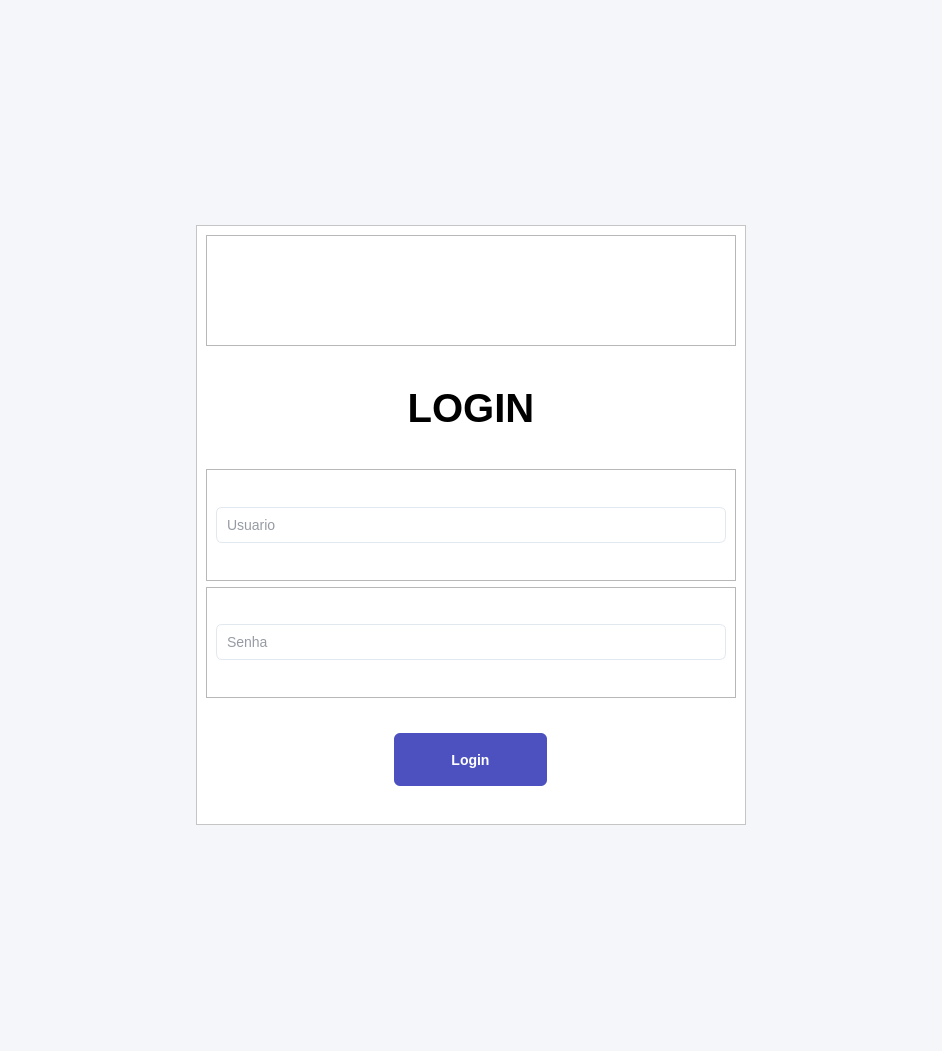
<?xml version="1.0" encoding="UTF-8"?>
<ui version="4.0">
 <class>TelaLogin</class>
 <widget class="QMainWindow" name="TelaLogin">
  <property name="geometry">
   <rect>
    <x>0</x>
    <y>0</y>
    <width>942</width>
    <height>1051</height>
   </rect>
  </property>
  <property name="sizePolicy">
   <sizepolicy hsizetype="Fixed" vsizetype="Fixed">
    <horstretch>0</horstretch>
    <verstretch>0</verstretch>
   </sizepolicy>
  </property>
  <property name="windowTitle">
   <string>MainWindow</string>
  </property>
  <property name="styleSheet">
   <string notr="true">QMainWindow {
    background-color: #F5F6FA;
}

#layout{
	
    background-color: #FFFFFF;
}

QPushButton {
    background-color: #4C51BF;
    color: #FFFFFF;
    font-family: &quot;Segoe UI&quot;, sans-serif;
    font-size: 14px;
    font-weight: 500;
    padding: 10px 20px;
    border: none;
    border-radius: 6px;
}

QPushButton:hover {
    background-color: #5A67D8;
    transition: background-color 0.2s ease;
}

QPushButton:pressed {
    background-color: #434190;
}

/* Inputs */
QLineEdit {
    background-color: #FFFFFF;
    border: 1px solid #E2E8F0;
    border-radius: 6px;
    padding: 8px;
    font-family: &quot;Segoe UI&quot;, sans-serif;
    font-size: 14px;
    color: #2D3748;
}

QLineEdit:focus {
    border: 1px solid #4C51BF;
    box-shadow: 0 0 5px rgba(76, 81, 191, 0.3);
}</string>
  </property>
  <widget class="QWidget" name="centralwidget">
   <layout class="QVBoxLayout" name="verticalLayout_4">
    <item alignment="Qt::AlignmentFlag::AlignHCenter|Qt::AlignmentFlag::AlignVCenter">
     <widget class="QFrame" name="layout">
      <property name="minimumSize">
       <size>
        <width>550</width>
        <height>600</height>
       </size>
      </property>
      <property name="styleSheet">
       <string notr="true"/>
      </property>
      <property name="frameShape">
       <enum>QFrame::Shape::StyledPanel</enum>
      </property>
      <property name="frameShadow">
       <enum>QFrame::Shadow::Raised</enum>
      </property>
      <layout class="QVBoxLayout" name="verticalLayout_3">
       <item>
        <widget class="QFrame" name="layout_img_login">
         <property name="frameShape">
          <enum>QFrame::Shape::StyledPanel</enum>
         </property>
         <property name="frameShadow">
          <enum>QFrame::Shadow::Raised</enum>
         </property>
         <layout class="QVBoxLayout" name="verticalLayout_5">
          <item alignment="Qt::AlignmentFlag::AlignHCenter">
           <widget class="QLabel" name="icon_login">
            <property name="maximumSize">
             <size>
              <width>150</width>
              <height>150</height>
             </size>
            </property>
            <property name="text">
             <string/>
            </property>
            <property name="scaledContents">
             <bool>true</bool>
            </property>
           </widget>
          </item>
         </layout>
        </widget>
       </item>
       <item>
        <widget class="QLabel" name="txt_login">
         <property name="styleSheet">
          <string notr="true">font-size: 40px;
font-weight: bold;</string>
         </property>
         <property name="text">
          <string>LOGIN</string>
         </property>
         <property name="alignment">
          <set>Qt::AlignmentFlag::AlignCenter</set>
         </property>
        </widget>
       </item>
       <item>
        <widget class="QFrame" name="layout_user">
         <property name="frameShape">
          <enum>QFrame::Shape::StyledPanel</enum>
         </property>
         <property name="frameShadow">
          <enum>QFrame::Shadow::Raised</enum>
         </property>
         <layout class="QVBoxLayout" name="verticalLayout_2">
          <item>
           <widget class="QLineEdit" name="input_user">
            <property name="styleSheet">
             <string notr="true"/>
            </property>
            <property name="alignment">
             <set>Qt::AlignmentFlag::AlignLeading|Qt::AlignmentFlag::AlignLeft|Qt::AlignmentFlag::AlignVCenter</set>
            </property>
            <property name="placeholderText">
             <string>Usuario</string>
            </property>
           </widget>
          </item>
         </layout>
        </widget>
       </item>
       <item>
        <widget class="QFrame" name="layout_senha">
         <property name="frameShape">
          <enum>QFrame::Shape::StyledPanel</enum>
         </property>
         <property name="frameShadow">
          <enum>QFrame::Shadow::Raised</enum>
         </property>
         <layout class="QVBoxLayout" name="verticalLayout">
          <item>
           <widget class="QLineEdit" name="input_senha">
            <property name="styleSheet">
             <string notr="true"/>
            </property>
            <property name="echoMode">
             <enum>QLineEdit::EchoMode::Password</enum>
            </property>
            <property name="alignment">
             <set>Qt::AlignmentFlag::AlignLeading|Qt::AlignmentFlag::AlignLeft|Qt::AlignmentFlag::AlignVCenter</set>
            </property>
            <property name="placeholderText">
             <string>Senha</string>
            </property>
           </widget>
          </item>
         </layout>
        </widget>
       </item>
       <item alignment="Qt::AlignmentFlag::AlignHCenter|Qt::AlignmentFlag::AlignVCenter">
        <widget class="QPushButton" name="btn_login">
         <property name="minimumSize">
          <size>
           <width>153</width>
           <height>53</height>
          </size>
         </property>
         <property name="maximumSize">
          <size>
           <width>153</width>
           <height>53</height>
          </size>
         </property>
         <property name="cursor">
          <cursorShape>ArrowCursor</cursorShape>
         </property>
         <property name="styleSheet">
          <string notr="true"/>
         </property>
         <property name="text">
          <string>Login</string>
         </property>
        </widget>
       </item>
      </layout>
      <zorder>btn_login</zorder>
      <zorder>txt_login</zorder>
      <zorder>layout_user</zorder>
      <zorder>layout_senha</zorder>
      <zorder>layout_img_login</zorder>
     </widget>
    </item>
   </layout>
  </widget>
 </widget>
 <resources/>
 <connections/>
</ui>
